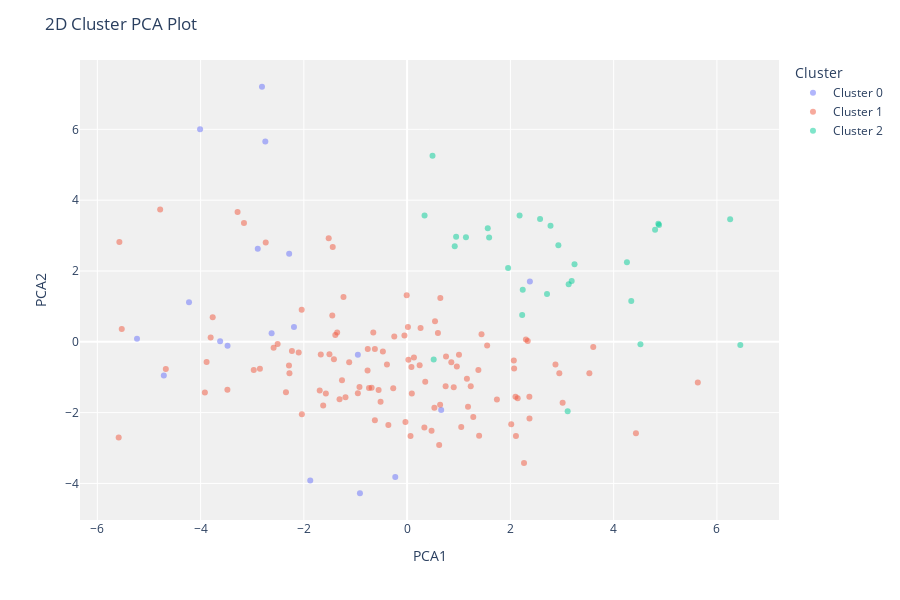

This figure's notebook cell:
### Markdown cell above
### Cluster PCA Plot (2d)

### Code cell
this.plottype = "cluster"
this.plotmodel()
